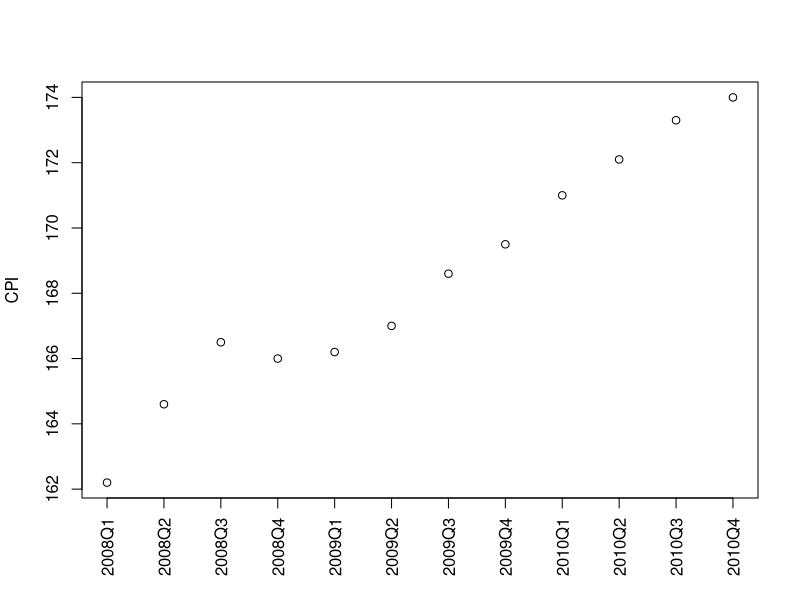
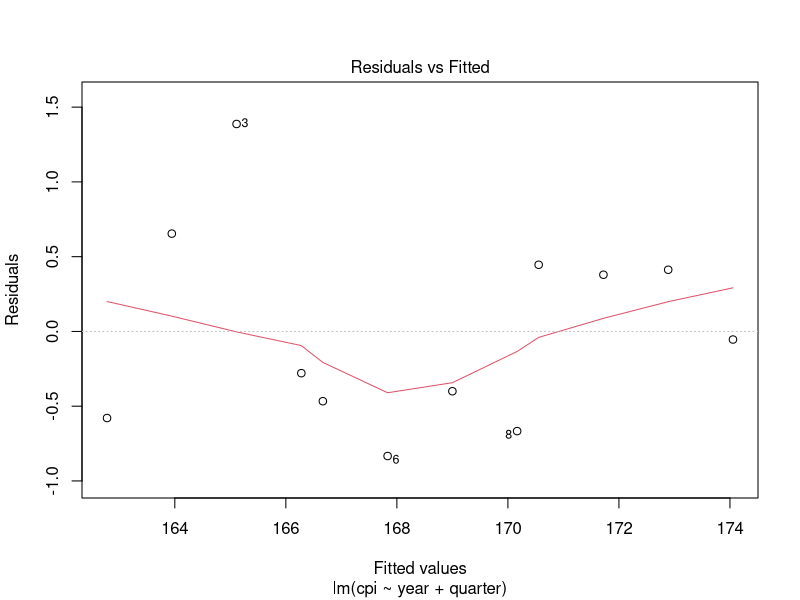
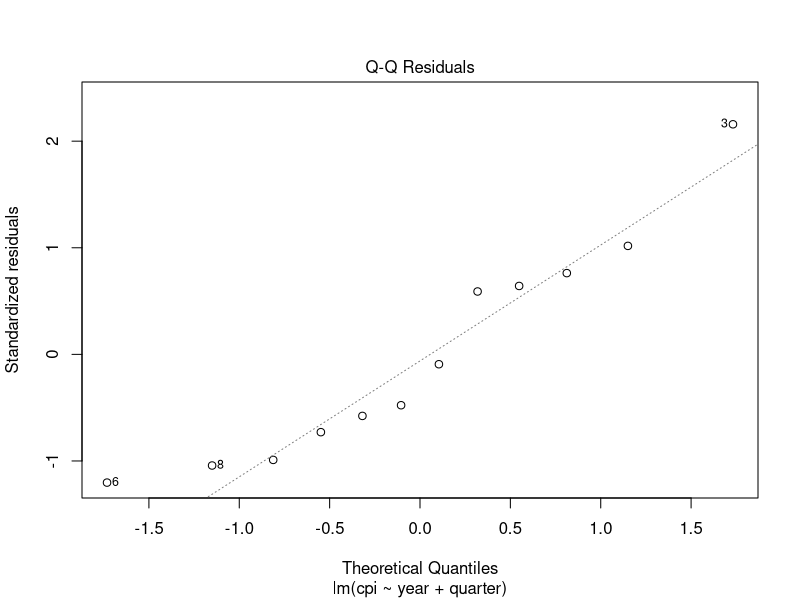
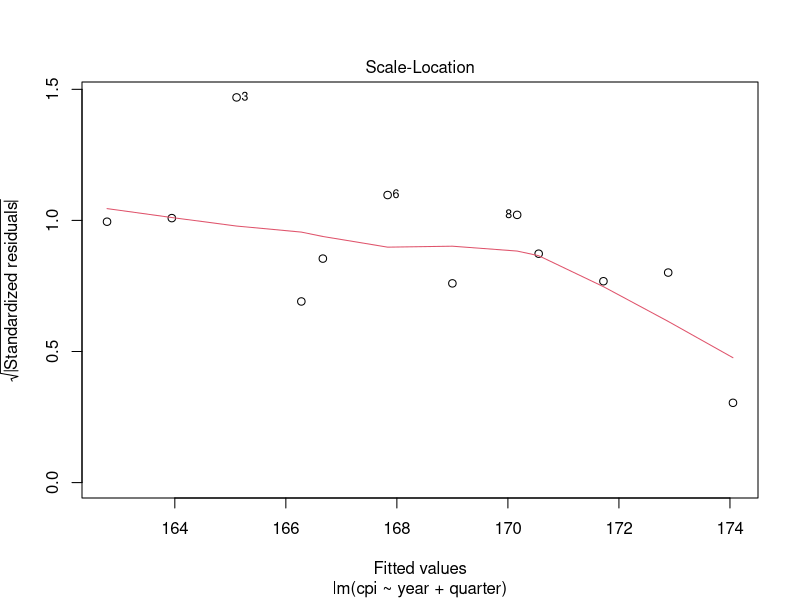
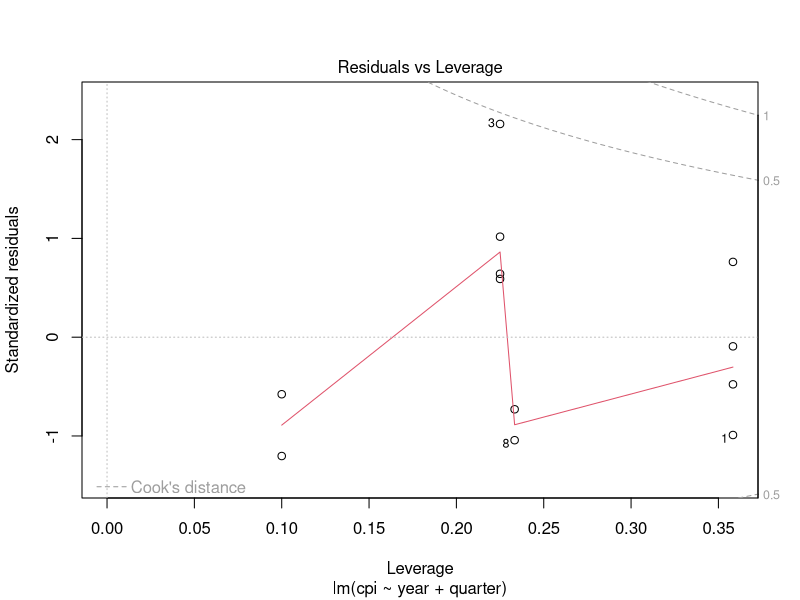
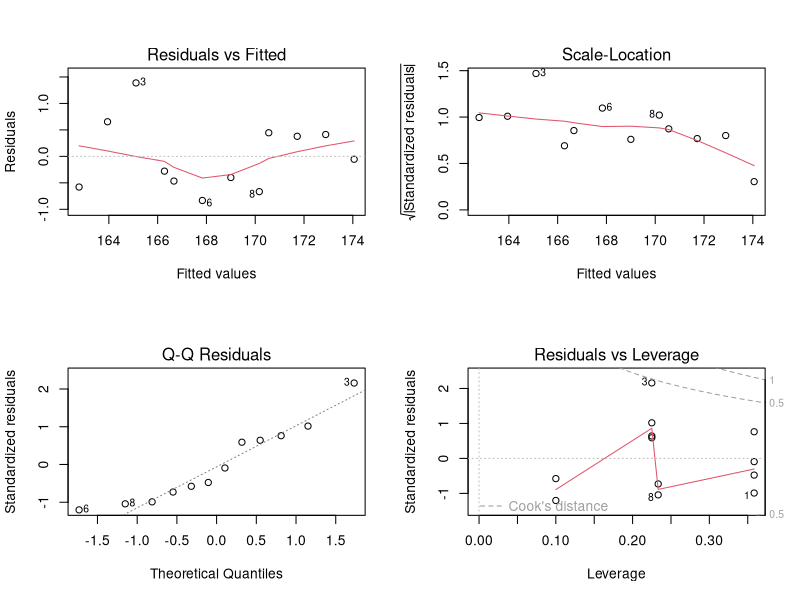
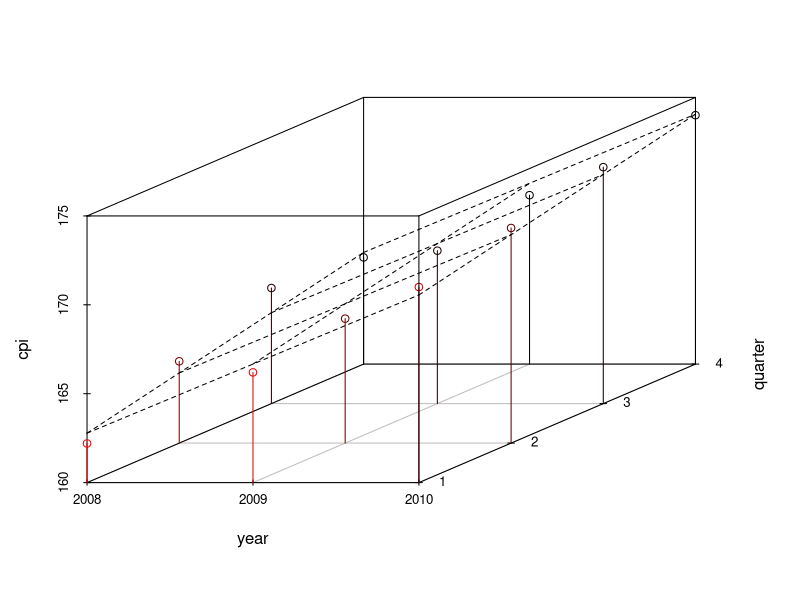
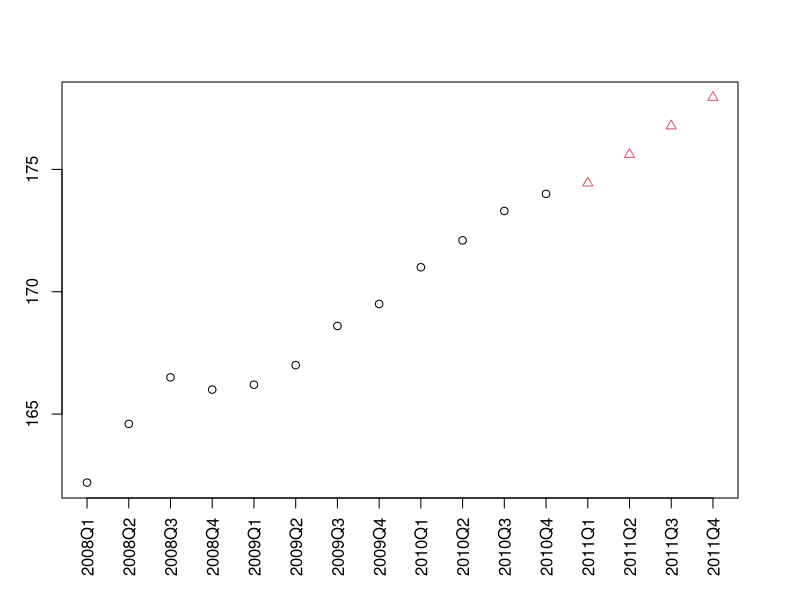

Recreate these plots in R, in order.
### Free Memory
rm(list = ls())
gc()

year <- rep(2008:2010, each=4)
quarter <- rep(1:4, 3)
cpi <- c(162.2, 164.6, 166.5, 166.0, 
         166.2, 167.0, 168.6, 169.5, 
         171.0, 172.1, 173.3, 174.0)
plot(cpi, xaxt="n", ylab="CPI", xlab="")
axis(1, labels=paste(year,quarter,sep="Q"), at=1:12, las=3)

cor(year,cpi)
cor(quarter,cpi)

fit <- lm(cpi ~ year + quarter)
fit

(cpi2011 <- fit$coefficients[[1]] + fit$coefficients[[2]]*2011 +
            fit$coefficients[[3]]*(1:4))

attributes(fit)
fit$coefficients

residuals(fit)
summary(fit)
plot(fit)

layout(matrix(c(1,2,3,4),2,2)) # 4 graphs per page 
plot(fit)
layout(matrix(1)) # change back to one graph per page 

library(scatterplot3d)
s3d <- scatterplot3d(year, quarter, cpi, highlight.3d=T, type="h", lab=c(2,3))
s3d$plane3d(fit)

data2011 <- data.frame(year=2011, quarter=1:4)
cpi2011 <- predict(fit, newdata=data2011)
style <- c(rep(1,12), rep(2,4))
plot(c(cpi, cpi2011), xaxt="n", ylab="CPI", xlab="", pch=style, col=style)
axis(1, at=1:16, las=3,
     labels=c(paste(year,quarter,sep="Q"), "2011Q1", "2011Q2", "2011Q3", "2011Q4"))

data("bodyfat", package="TH.data")
myFormula <- DEXfat ~ age + waistcirc + hipcirc + elbowbreadth + kneebreadth
bodyfat.glm <- glm(myFormula, family = gaussian("log"), data = bodyfat)
summary(bodyfat.glm)
pred <- predict(bodyfat.glm, type="response")

plot(bodyfat$DEXfat, pred, xlab="Observed Values", ylab="Predicted Values")
abline(a=0, b=1)

##################################
### Decision Tree - Regression ###
##################################
data("bodyfat", package = "TH.data")
dim(bodyfat)
attributes(bodyfat)
bodyfat[1:5,]

# Data Preperation
set.seed(1234) 
ind <- sample(2, nrow(bodyfat), replace=TRUE, prob=c(0.7, 0.3))
bodyfat.train <- bodyfat[ind==1,]
bodyfat.test <- bodyfat[ind==2,]

# train a decision tree
library(rpart)
myFormula <- DEXfat ~ age + waistcirc + hipcirc + elbowbreadth + kneebreadth
bodyfat_rpart <- rpart(myFormula, data = bodyfat.train, 
                       control = rpart.control(minsplit = 10))
attributes(bodyfat_rpart)
print(bodyfat_rpart$cptable)
print(bodyfat_rpart)
plot(bodyfat_rpart)
text(bodyfat_rpart, use.n=T)

# Pruning/ Optimizing Decision Tree
opt <- which.min(bodyfat_rpart$cptable[,"xerror"])
cp <- bodyfat_rpart$cptable[opt, "CP"]
bodyfat_prune <- prune(bodyfat_rpart, cp = cp)
print(bodyfat_prune)
plot(bodyfat_prune)
text(bodyfat_prune, use.n=T)

# Prediction on Test Data
DEXfat_pred <- predict(bodyfat_prune, newdata=bodyfat.test)
xlim <- range(bodyfat$DEXfat)
plot(DEXfat_pred ~ DEXfat, data=bodyfat.test, xlab="Observed", 
     ylab="Predicted", ylim=xlim, xlim=xlim)
abline(a=0, b=1)
